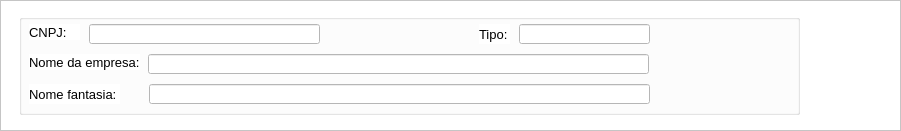
         <widget class="QFrame" name="frame_14">
          <property name="geometry">
           <rect>
            <x>10</x>
            <y>10</y>
            <width>901</width>
            <height>131</height>
           </rect>
          </property>
          <property name="styleSheet">
           <string notr="true">background-color: rgb(255, 255, 255);</string>
          </property>
          <property name="frameShape">
           <enum>QFrame::StyledPanel</enum>
          </property>
          <property name="frameShadow">
           <enum>QFrame::Raised</enum>
          </property>
          <widget class="QGroupBox" name="groupBox">
           <property name="geometry">
            <rect>
             <x>19</x>
             <y>14</y>
             <width>781</width>
             <height>101</height>
            </rect>
           </property>
           <property name="title">
            <string/>
           </property>
           <widget class="QLineEdit" name="nomeCliente_4">
            <property name="geometry">
             <rect>
              <x>130</x>
              <y>70</y>
              <width>501</width>
              <height>20</height>
             </rect>
            </property>
            <property name="font">
             <font>
              <family>Arial</family>
              <pointsize>10</pointsize>
             </font>
            </property>
            <property name="styleSheet">
             <string notr="true">background-color: rgb(255, 255, 255);</string>
            </property>
            <property name="text">
             <string/>
            </property>
           </widget>
           <widget class="QLabel" name="label_17">
            <property name="geometry">
             <rect>
              <x>10</x>
              <y>70</y>
              <width>91</width>
              <height>20</height>
             </rect>
            </property>
            <property name="font">
             <font>
              <family>Arial</family>
              <pointsize>10</pointsize>
             </font>
            </property>
            <property name="text">
             <string>Nome fantasia:</string>
            </property>
           </widget>
           <widget class="QLabel" name="label_16">
            <property name="geometry">
             <rect>
              <x>10</x>
              <y>40</y>
              <width>111</width>
              <height>16</height>
             </rect>
            </property>
            <property name="font">
             <font>
              <family>Arial</family>
              <pointsize>10</pointsize>
             </font>
            </property>
            <property name="text">
             <string>Nome da empresa:</string>
            </property>
           </widget>
           <widget class="QLineEdit" name="nomeCliente_3">
            <property name="geometry">
             <rect>
              <x>129</x>
              <y>40</y>
              <width>501</width>
              <height>20</height>
             </rect>
            </property>
            <property name="font">
             <font>
              <family>Arial</family>
              <pointsize>10</pointsize>
             </font>
            </property>
            <property name="styleSheet">
             <string notr="true">background-color: rgb(255, 255, 255);</string>
            </property>
            <property name="text">
             <string/>
            </property>
           </widget>
           <widget class="QPushButton" name="pushButton_12">
            <property name="geometry">
             <rect>
              <x>310</x>
              <y>10</y>
              <width>41</width>
              <height>21</height>
             </rect>
            </property>
            <property name="font">
             <font>
              <pointsize>10</pointsize>
              <weight>75</weight>
              <bold>true</bold>
             </font>
            </property>
            <property name="cursor">
             <cursorShape>PointingHandCursor</cursorShape>
            </property>
            <property name="mouseTracking">
             <bool>false</bool>
            </property>
            <property name="tabletTracking">
             <bool>false</bool>
            </property>
            <property name="focusPolicy">
             <enum>Qt::NoFocus</enum>
            </property>
            <property name="acceptDrops">
             <bool>true</bool>
            </property>
            <property name="toolTip">
             <string>Consultar CNPJ</string>
            </property>
            <property name="statusTip">
             <string/>
            </property>
            <property name="accessibleName">
             <string/>
            </property>
            <property name="accessibleDescription">
             <string/>
            </property>
            <property name="layoutDirection">
             <enum>Qt::LeftToRight</enum>
            </property>
            <property name="autoFillBackground">
             <bool>false</bool>
            </property>
            <property name="styleSheet">
             <string notr="true">background-color: rgb(85, 170, 255);</string>
            </property>
            <property name="inputMethodHints">
             <set>Qt::ImhNone</set>
            </property>
            <property name="text">
             <string/>
            </property>
            <property name="icon">
             <iconset>
              <normaloff>../Imagens/lupa.ico</normaloff>../Imagens/lupa.ico</iconset>
            </property>
            <property name="iconSize">
             <size>
              <width>23</width>
              <height>30</height>
             </size>
            </property>
            <property name="shortcut">
             <string/>
            </property>
            <property name="checkable">
             <bool>false</bool>
            </property>
            <property name="checked">
             <bool>false</bool>
            </property>
            <property name="autoRepeat">
             <bool>false</bool>
            </property>
            <property name="autoExclusive">
             <bool>false</bool>
            </property>
            <property name="autoDefault">
             <bool>true</bool>
            </property>
            <property name="default">
             <bool>false</bool>
            </property>
            <property name="flat">
             <bool>true</bool>
            </property>
           </widget>
           <widget class="QLabel" name="label_91">
            <property name="geometry">
             <rect>
              <x>10</x>
              <y>10</y>
              <width>51</width>
              <height>16</height>
             </rect>
            </property>
            <property name="font">
             <font>
              <family>Arial</family>
              <pointsize>10</pointsize>
             </font>
            </property>
            <property name="text">
             <string>CNPJ:</string>
            </property>
           </widget>
           <widget class="QLineEdit" name="cepCliente_3">
            <property name="geometry">
             <rect>
              <x>70</x>
              <y>10</y>
              <width>231</width>
              <height>20</height>
             </rect>
            </property>
            <property name="font">
             <font>
              <pointsize>10</pointsize>
             </font>
            </property>
            <property name="styleSheet">
             <string notr="true">background-color: rgb(255, 255, 255);</string>
            </property>
            <property name="text">
             <string/>
            </property>
           </widget>
           <widget class="QLineEdit" name="cepCliente_4">
            <property name="geometry">
             <rect>
              <x>500</x>
              <y>10</y>
              <width>131</width>
              <height>20</height>
             </rect>
            </property>
            <property name="font">
             <font>
              <pointsize>10</pointsize>
             </font>
            </property>
            <property name="styleSheet">
             <string notr="true">background-color: rgb(255, 255, 255);</string>
            </property>
            <property name="text">
             <string/>
            </property>
           </widget>
           <widget class="QLabel" name="label_92">
            <property name="geometry">
             <rect>
              <x>460</x>
              <y>10</y>
              <width>31</width>
              <height>20</height>
             </rect>
            </property>
            <property name="font">
             <font>
              <family>Arial</family>
              <pointsize>10</pointsize>
             </font>
            </property>
            <property name="text">
             <string>Tipo:</string>
            </property>
           </widget>
          </widget>
         </widget>
